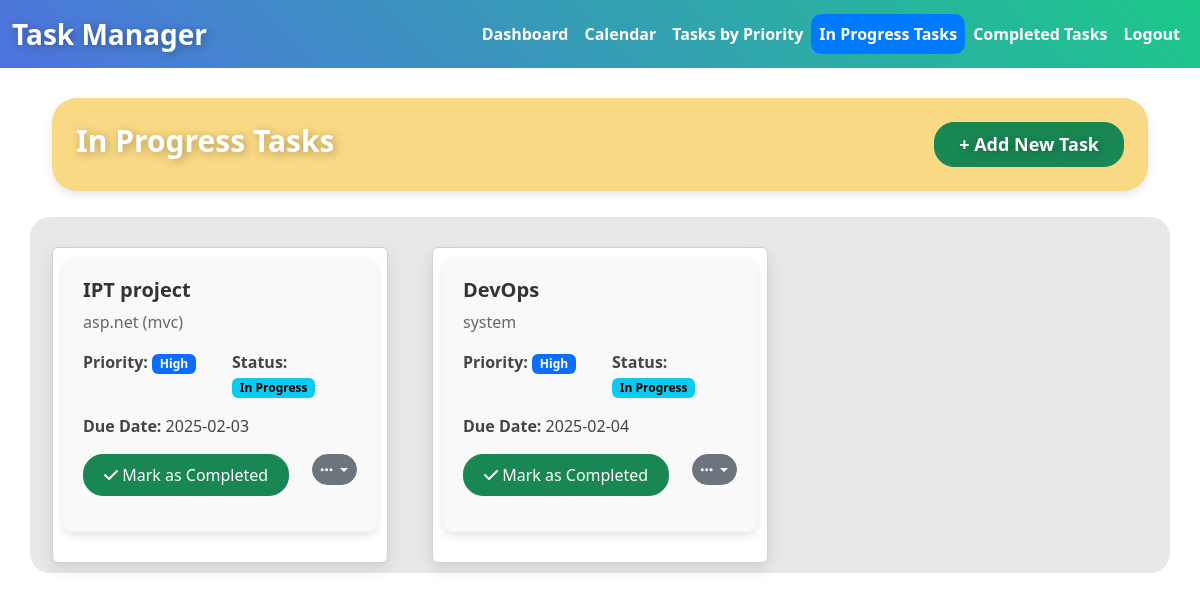
Screenshot of /pages/all_tasks.php (signed in) with the database file from the repository.
### tables this page shows
CREATE TABLE `tasks` (
  `id` int(11) NOT NULL,
  `user_id` int(11) NOT NULL,
  `title` varchar(255) NOT NULL,
  `description` text DEFAULT NULL,
  `priority` enum('Low','Medium','High') NOT NULL,
  `due_date` date NOT NULL,
  `status` enum('In Progress','Completed') DEFAULT 'In Progress',
  `created_at` timestamp NOT NULL DEFAULT current_timestamp()
);

### pages/all_tasks.php (the view, shortened to what this page needs)
<?php
include '../includes/db.php';
$user_id = $_SESSION['user_id'];
$query = "SELECT * FROM tasks WHERE user_id = ? AND status = 'In Progress' ORDER BY due_date ASC";
$stmt = $conn->prepare($query);
$stmt->bind_param("i", $user_id);
$stmt->execute();
$inProgressTasksResult = $stmt->get_result();
?>
<!DOCTYPE html>
<html lang="en">
<head>
    <link href="../assets/style.css" rel="stylesheet">
    <link href="https://cdn.jsdelivr.net/npm/bootstrap@5.3.3/dist/css/bootstrap.min.css" rel="stylesheet">
    <link href="https://cdnjs.cloudflare.com/ajax/libs/font-awesome/5.15.4/css/all.min.css" rel="stylesheet">
</head>
<body>
    <nav class="navbar navbar-expand-lg navbar-dark">
        <div class="container-fluid">
            <a class="navbar-brand" href="#" style="color: white; font-size: 28px; font-weight: bold; text-shadow: 2px 2px 10px rgba(0,0,0,0.3);"  >Task Manager</a>
            <div class="collapse navbar-collapse" id="navbarNav">
                <ul class="navbar-nav ms-auto">
                    <li class="nav-item">
                        <a class="nav-link" href="dashboard.php">Dashboard</a>
                    </li>
                    <li class="nav-item">
                        <a class="nav-link" href="calendar.php">Calendar</a>
                    </li>
                    <li class="nav-item">
                        <a class="nav-link" href="tasks_by_priority.php">Tasks by Priority</a>
                    </li>
                    <li class="nav-item">
                        <a class="nav-link active" href="all_tasks.php">In Progress Tasks</a>
                    </li>
                    <li class="nav-item">
                        <a class="nav-link" href="completed_tasks.php">Completed Tasks</a>
                    </li>
                    <li class="nav-item">
                        <a class="nav-link" href="#" onclick="return confirmLogout();">Logout</a>
                    </li>
                </ul>
            </div>
        </div>
    </nav>
    <div class="container">
        <div class="row">
            <div class="col-md-12">
                <div class="task-card p-4" style="background-color:rgb(250, 217, 132); border-radius: 25px; box-shadow: 0 4px 8px rgba(0, 0, 0, 0.1);">
                    <div class="d-flex justify-content-between align-items-center">
                        <h2 style="font-size: 2rem; color: #fff; font-size: 30px; font-weight: bold; text-shadow: 2px 2px 10px rgba(0,0,0,0.3);">In Progress Tasks</h2>
                        <button type="button" class="btn btn-success px-4 py-2" style="border-radius: 20px; font-size: 1rem; transition: background-color 0.3s;  font-size: 18px; font-weight: bold; text-shadow: 2px 2px 10px rgba(0,0,0,0.3);"
                        data-bs-toggle="modal" data-bs-target="#addTaskModal">
                            + Add New Task
                        </button>
                    </div>
                </div>
            </div>
        </div>
    </div>
    <div class="container mt-3 " style="background-color:#E8E8E8; border-radius: 20px;">
        <div class="row row-cols-1 row-cols-md-3 g-4">
            <?php if ($inProgressTasksResult->num_rows > 0): ?>
                <?php while ($task = $inProgressTasksResult->fetch_assoc()): ?>
                    <div class="col">
                        <div class="card task-card">
                            <div class="card-body" style="background-color: #f9f9f9; border-radius: 10px; padding: 20px; box-shadow: 0 4px 8px rgba(0, 0, 0, 0.1);">
                                <h5 class="card-title" style="font-size: 1.25rem; color: #333; font-weight: bold;"><?= htmlspecialchars($task['title']) ?></h5>
                                <p class="card-text" style="font-size: 1rem; color: #666; line-height: 1.5;"><?= htmlspecialchars($task['description']) ?></p>
                                <div class="row">
                                    <div class="col-6">
                                        <p style="font-weight: 500; color: #444;">
                                            <strong>Priority:</strong>
                                            <span class="badge text-bg-primary"><?= htmlspecialchars($task['priority']) ?></span>
                                        </p>
                                    </div>
                                    <div class="col-6">
                                         <p style="font-weight: 500; color: #444;">
                                             <strong>Status:</strong>
                                            <span class="badge text-bg-info"><?= htmlspecialchars($task['status']) ?></span>
                                        </p>
                                    </div>
                                </div>
                                <p style="font-weight: 400; color: #444;">
                                    <strong>Due Date:</strong> <?= htmlspecialchars($task['due_date']) ?>
                                </p>
                                <a href="../config/mark_completed.php?id=<?= $task['id'] ?>" onclick="return confirm('Are you sure you have completed this task?');" class="btn btn-success btn-sm mb-3" style="border-radius: 20px; font-size: 1rem; padding: 8px 20px;">
                                    <i class="fas fa-check"></i> Mark as Completed
                                </a>
                                <div class="dropdown float-end">
                                    <button class="btn btn-secondary btn-sm dropdown-toggle" type="button" data-bs-toggle="dropdown" aria-expanded="false" style="border-radius: 20px;">
                                        <i class="fas fa-ellipsis-h"></i>
                                    </button>
                                </div>
                            </div>
                        </div>
                    </div>
                <?php endwhile; ?>
            <?php else: ?>
                <p class="text-center">No tasks in progress found.</p>
            <?php endif; ?>
        </div>
    </div>
</body>
</html>

### assets/style.css (style rules this page uses)
body { background-color: #f4f6f9; }
.navbar { background: linear-gradient(45deg, #4e73df, #1cc88a); }
.navbar-brand { color: white !important; font-size: 1.5rem; }
.navbar-nav .nav-link { color: white !important; font-size: 1rem; font-weight: bold; }
.container { padding-top: 20px; }
.card-body { background-color: #ffffff; border-radius: 8px; box-shadow: 0px 4px 8px rgba(0, 0, 0, 0.1); margin-bottom: 20px; }
.card-title { font-weight: bold; color: #333; }
.btn-success, .btn-secondary { transition: all 0.3s; }
.dropdown-toggle::after { content: none; }
.task-card { border-radius: 10px; background-color: #f7f7f7; padding: 10px; margin: 10px; box-shadow: 0px 6px 15px rgba(0, 0, 0, 0.1); }
.btn-secondary { background-color: #6c757d; border: none; transition: 0.3s; }
.navbar-nav .nav-item .nav-link.active { color: #ffffff; background-color: #007bff; border-radius: 10px; }

### rows the page displays
tasks: title "IPT project", description "asp.net (mvc)", priority "High", status "In Progress", due_date "2025-02-03"
tasks: title "DevOps", description "system", priority "High", status "In Progress", due_date "2025-02-04"
